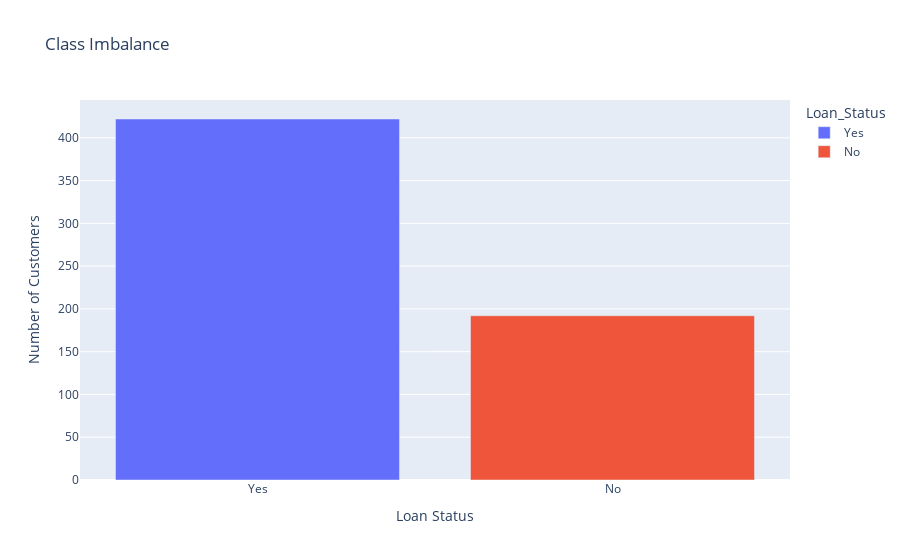

Source (notebook cell):
### Markdown cell above
### Univariate analysis

### Code cell
# Prepare data to display
labels = (
    df['Loan_Status']
    .astype('str')
    .str.replace('0','No', regex=True)
    .str.replace('1','Yes', regex=True)
    .value_counts()
)

# Create figure using Plotly
fig = px.bar(
    data_frame=labels, 
    x=labels.index, 
    y=labels.values, 
    title=f'Class Imbalance', 
    color=labels.index
)

# Add titles & Display figure
fig.update_layout(xaxis_title='Loan Status', yaxis_title='Number of Customers')
fig.show()

### Figure 1 — Plotly figure (JSON) as saved in the notebook; plotly's stock layout.template omitted (floating-point values rounded to 4 significant figures)
{"data": [{"alignmentgroup": "True", "hovertemplate": "Loan_Status=%{x}<br>y=%{y}<extra></extra>", "legendgroup": "Yes", "marker": {"color": "#636efa", "pattern": {"shape": ""}}, "name": "Yes", "offsetgroup": "Yes", "orientation": "v", "showlegend": true, "textposition": "auto", "type": "bar", "x": ["Yes"], "xaxis": "x", "y": [422], "yaxis": "y"}, {"alignmentgroup": "True", "hovertemplate": "Loan_Status=%{x}<br>y=%{y}<extra></extra>", "legendgroup": "No", "marker": {"color": "#EF553B", "pattern": {"shape": ""}}, "name": "No", "offsetgroup": "No", "orientation": "v", "showlegend": true, "textposition": "auto", "type": "bar", "x": ["No"], "xaxis": "x", "y": [192], "yaxis": "y"}], "layout": {"barmode": "relative", "legend": {"title": {"text": "Loan_Status"}, "tracegroupgap": 0}, "title": {"text": "Class Imbalance"}, "xaxis": {"anchor": "y", "categoryarray": ["Yes", "No"], "categoryorder": "array", "domain": [0, 1], "title": {"text": "Loan Status"}}, "yaxis": {"anchor": "x", "domain": [0, 1], "title": {"text": "Number of Customers"}}}}
